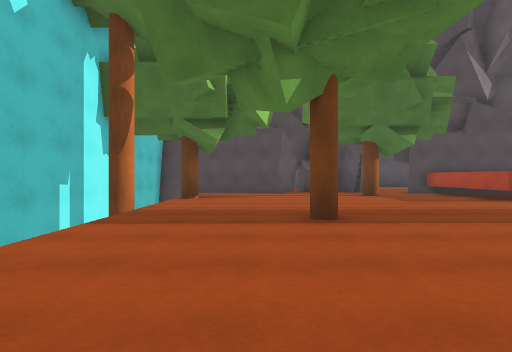
[1] (above)

16 first-person views from a walk through a scene from a Unity 3-D project. The camera is 1.3 m above the floor, looks level and sees 80° across. The floor is counted in squares, 2 m on a side. Each view is taken from the middle of a square. On the plan, view 1 faces up. The plan holds only what a view shows up to about 10 squares ahead; the rest is blank. The place goes on beyond the plan. Surface patterns are stand-ins for the level's own textures.

[2]
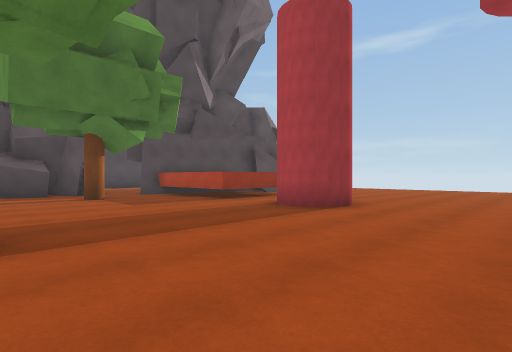

[3]
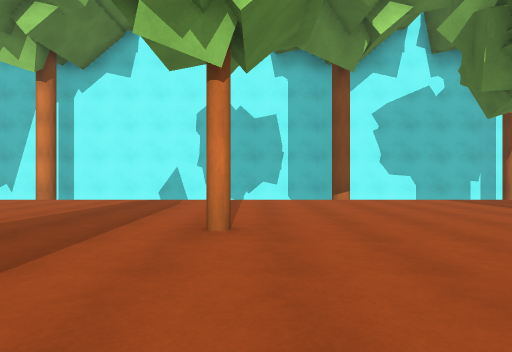

[4]
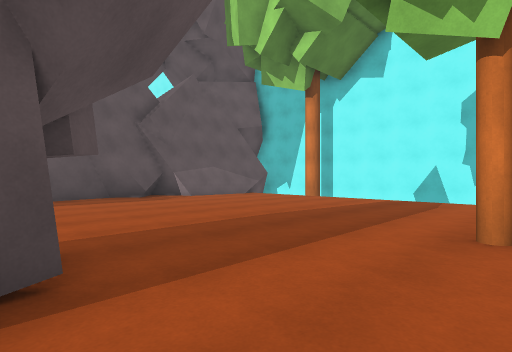

[5]
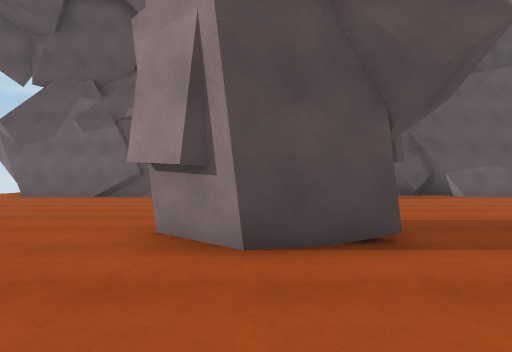

[6]
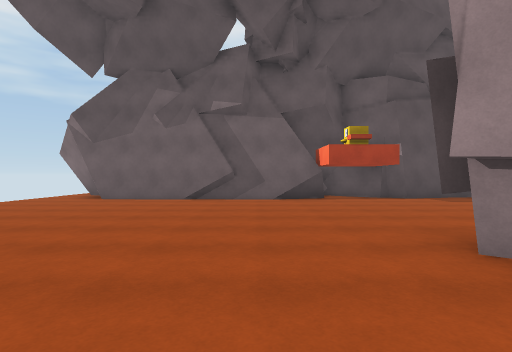

[7]
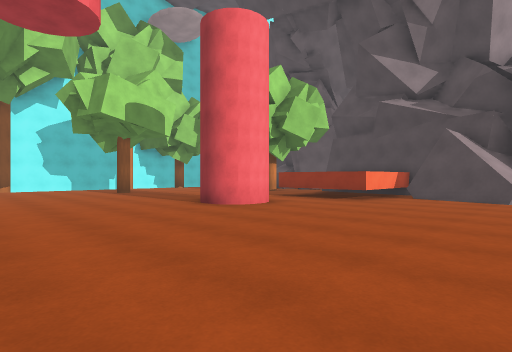

[8]
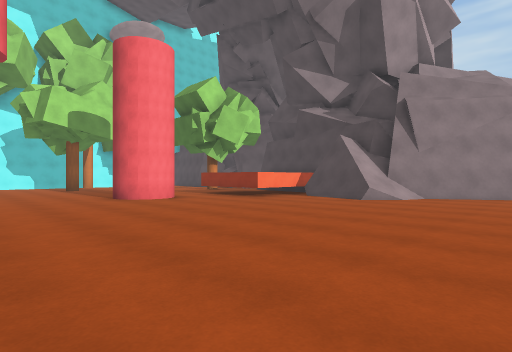

[9]
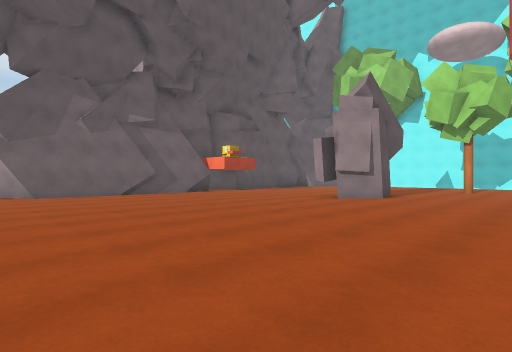

[10]
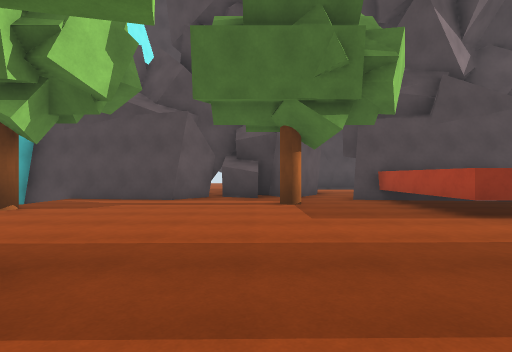

[11]
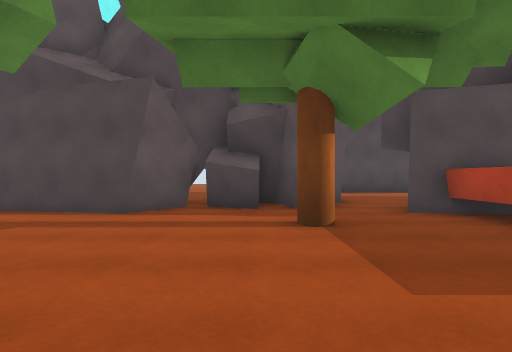

[12]
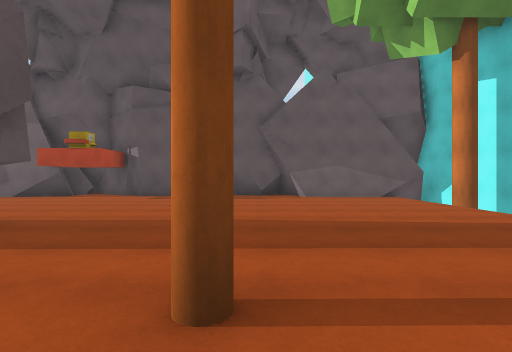

[13]
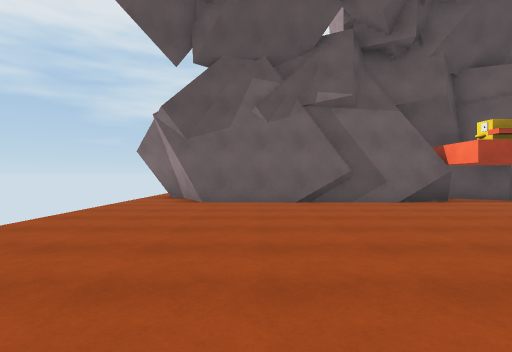

[14]
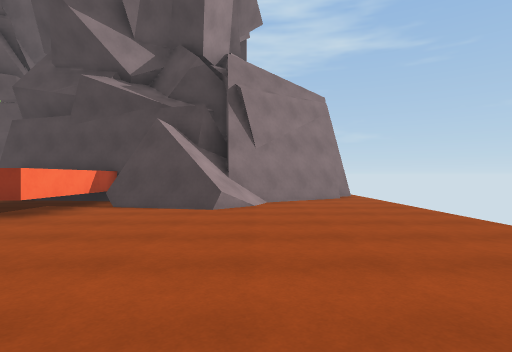

[15]
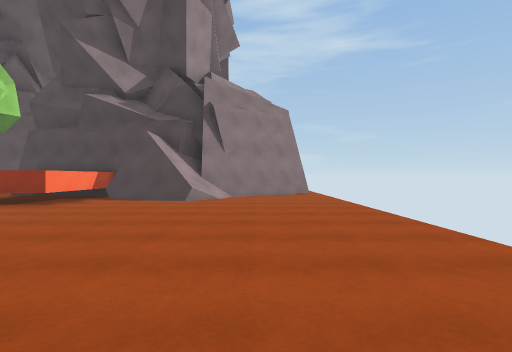

[16]
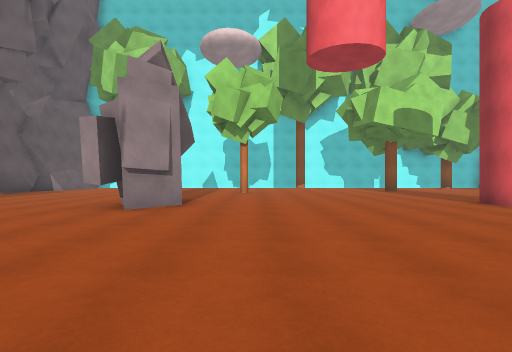

### Floor plan
Points are (right, up) in squares from view 1. A wall is a line through its corners. A room is listed if a view was taken in it or the views show most of it. See-through windows are left out.
Room 1 (views 1, 2, 3, 4, 5, 6, 7, 8, 9, 10, 11, 12, 13, 14, 15, 16)
walls: (7.7, 4.5) (7.3, 4.3); (7.7, -2.8) (8.5, -3.5); (5.5, -3.1) (7.2, -2.7) (8.3, -3.6); (7.4, -3.8) (8.2, -4) (7.8, -4.5); (5, -4) (5.4, -3.5); (11.3, 9.5) (9.8, 9.9); (12.2, 9.1) (9.8, 9.6); (11.1, 9.8) (10, 10); (9.6, 10.9) (5.6, 11.5); (9.4, 11) (9.4, 7.7) (6.4, 7.7) (6.4, 11.5); (8.1, -9.4) (14.9, -9.8); (-3.8, 1.5) (-3.8, -10); (5.9, -9.8) (7.5, -11.1); (7.9, -9.9) (9.2, -9.4); (10.5, -9.7) (11.7, -9.3); (3.2, 11.7) (1.9, 12.4); (12.9, 10.9) (12.3, 10.5) (12.2, 11.7) (11.6, 10.9); (13.1, 10.8) (12.4, 10.4); (4.7, 12.8) (4, 11.7) (3.4, 13.2); (3.6, 12.8) (2.9, 13.1); (0.7, -9.6) (1, -10.1) (2.4, -10); (1.3, -10.4) (1.8, -9.9) (2.8, -10.5) (5.6, -9.8); (1.7, 12.6) (0.8, 11.4) (-3.8, 12.1); (-3.8, 7.9) (-3.8, 2); (14.5, -9.6) (15.2, -10.9); (15.6, 12.1) (12.7, 10.3); (-3.8, 10) (-3.8, 9.5); (15.3, -10.8) (16.2, -11.4); (-3.3, -9.5) (1.1, -9.8); (16, 12.8) (15.6, 12.6)
low walls: (12.5, 9.3) (12.2, 9.1); (5.6, -9.8) (6.1, -10.2); (12.6, -9.5) (14.5, -9.6); (16.2, 12.8) (15.6, 12.4)
ways out: opening at (5, 12); gap at (16, -12)
objects: tree (-3, -7); tree (-3, 1) to (-3, 2); tree (-3, 6) to (-3, 7); tree (-2, 9); tree (1, 5); tree (2, -1); tree (4, 10)

Positions as (right, up) in squares from view 1, and headings:
1: (0, 0), facing up
2: (1, 1), facing up-right
3: (6, -1), facing left
4: (6, -1), facing down-left
5: (7, 0), facing down
6: (10, -1), facing down
7: (13, 0), facing up-left
8: (16, 1), facing up-left
9: (16, 1), facing down-left
10: (3, 3), facing up
11: (3, 6), facing up
12: (2, 0), facing down
13: (13, -2), facing down
14: (13, 3), facing up
15: (14, 1), facing up
16: (14, -1), facing left
